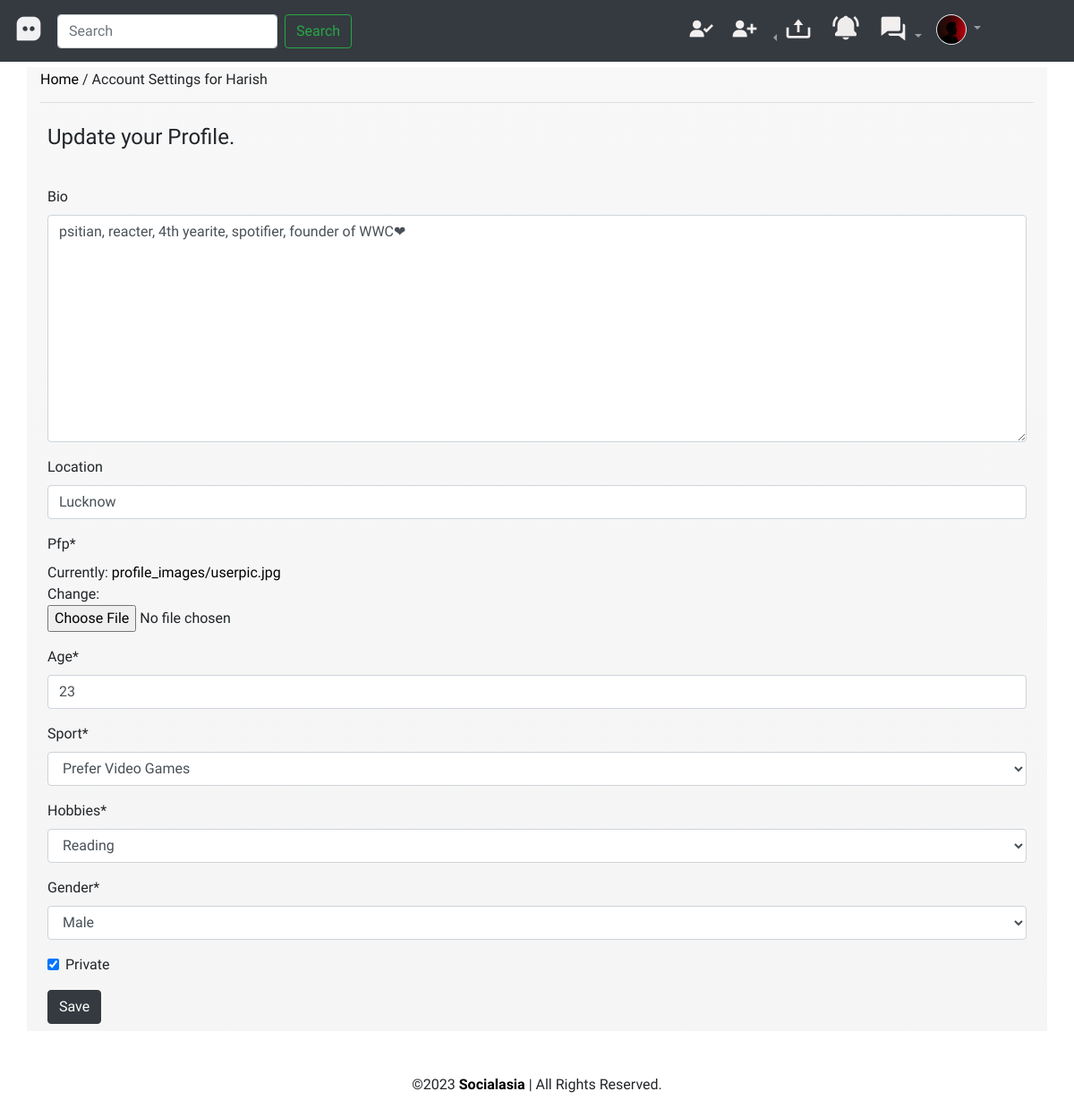
/settings/ (signed in), run on the app's committed database.
### dashboard/models.py (models this page shows, shortened)
class Profile(models.Model):
    user=models.ForeignKey(User,on_delete=models.CASCADE)
    userid=models.IntegerField()
    bio=models.TextField(blank=True)
    location=models.CharField(max_length=50,blank=True)
    pfp=models.ImageField(default='avatar.jpg',upload_to='profile_images')
    sport=models.PositiveIntegerField(default=50,choices=SPORT)
    hobbies=models.PositiveIntegerField(default=80,choices=HOBBY)
    age=models.PositiveIntegerField()
    gender=models.IntegerField(default=-1,choices=GENDER)
    private=models.BooleanField(default=False)
    in_meeting=models.CharField(default='',max_length=100)
    class Meta:
        constraints=[CheckConstraint(check=Q(age__gte=18),name='age_gte_18')]

### dashboard/views.py (the view)
# urls.py: path('settings/',views.settings,name='settings'),
@login_required
def settings(request):
    userprofile=Profile.objects.get(user=request.user)
    notifics=notifications(request.user)
    notidict={'notifics':notifics}
    if request.method=='POST':
        form = ProfileUpdateForm(request.POST, request.FILES,instance=userprofile)
        if form.is_valid():
            form.save()
            return redirect('dashboard-index')
    else:
            form = ProfileUpdateForm(instance=userprofile)
    context={'userprofile':userprofile,'form':form}|notidict
    return render(request,'settings.html',context)

### dashboard/forms.py
class ProfileUpdateForm(forms.ModelForm):
    class Meta:
        model = Profile
        fields = ['bio', 'location','pfp','age','sport','hobbies','gender','private']

### dashboard/views.py (called while the page is built)
def notifications(user):
    notifics=Notification.objects.filter(ntouser=user)
    return notifics

### templates/settings.html (shortened to what this page needs)
{% extends 'base.html' %}
{% load crispy_forms_tags %}
{% load static %}
{% block content %}
<div class="container home-content">
    <h6 class="pt-1"><a href="{% url 'dashboard-index' %}">Home</a> / Account Settings for {{user.username}}</h6>
    <hr>
    <h4 class="p-2">Update your Profile.</h4>
    <div class="container my-4 p-2">
        <form action="" method="post" enctype="multipart/form-data">{% csrf_token %}
            {{ form|crispy }}
            <button type="submit" class="btn btn-dark">Save</button>
        </form>
    </div>
</div>
{% endblock content %}

### templates/navbartemp.html (shortened to what this page needs)
<header>
	<nav class="navbar fixed-top navbar-expand-lg navbar-dark bg-dark">
		<a class="navbar-brand" href="{% url 'dashboard-index' %}"><i class='bx bxs-message-square-dots logo'
				style='color:#f1f0f3'></i></a>
		{% if user.is_authenticated %}
		<div class="collapse navbar-collapse" id="navbarSupportedContent">
			<form class="form-inline my-2 my-lg-0" method="post" action="/search/"> {% csrf_token %}
				<input class="form-control mr-sm-2" type="search" placeholder="Search" aria-label="Search"
					name="username">
				<button class="btn btn-outline-success my-2 my-sm-0" type="submit">Search</button>
			</form>
			<ul class="navbar-nav ml-auto">
				<li class="nav-item">
					<a class="nav-link" href="#pirou"><i class='bx bxs-user-check piro-user'
							style='color:#f3efef'></i></a>
				</li>
				<li class="nav-item">
					<a class="nav-link" href="#otherusers"><i class='bx bxs-user-plus other-users'
							style='color:#f3efef'></i></a>
				</li>
				<li class="nav-item dropdown dropleft">
					<a class="nav-link dropdown-toggle" href="#" role="button" data-toggle="dropdown"
						aria-expanded="false">
						<i class='bx bx-upload upload' style='color:#f3efef'></i>
					</a>
				</li>
				<li class="nav-item">
					<button type="button" class="btn" data-toggle="modal" data-target="#exampleModalnotif">
						<i class='bx bxs-bell-ring bell' style='color:#efecec'></i>
					</button>
				</li>
				<li class="nav-item dropdown">
					<a class="nav-link dropdown-toggle" href="#" role="button" data-toggle="dropdown" aria-expanded="false">
						<i class='bx bxs-conversation message' style='color:#f3efef'></i>
					</a>
				  </li>
				<li class="nav-item dropdown mr-5">
					<a class="nav-link dropdown-toggle user-profile-icon mr-5" href="#" role="button"
						data-toggle="dropdown" aria-expanded="false">
						<img src="{{userprofile.pfp.url}}" class="rounded-circle img-thumbnail p-0"
							alt="{{user.username}}">
					</a>
				</li>
			</ul>
		</div>
		{% endif %}
	</nav>
</header>

### templates/base.html (style rules this page uses)
* { font-family: 'Baloo Bhai 2', cursive; }
html { scroll-behavior: smooth; }
a { color: black; }
.user-profile-icon { width: 50px; }
.bell, .message, .logo, .other-users, .piro-user { font-size: xx-large; }
.upload { font-size: xx-large; }
.home-content { background: linear-gradient(#8080800f, whitesmoke); margin-top: 75px; }

### data on the page
Profile: pfp (picture), bio "psitian, reacter, 4th yearite, spotifier, founder of WWC❤", location "Lucknow", age "23", sport "Prefer Video Games", hobbies "Reading", gender "Male", private "☑"

### other printed values
{{ user.username }} "Harish"
